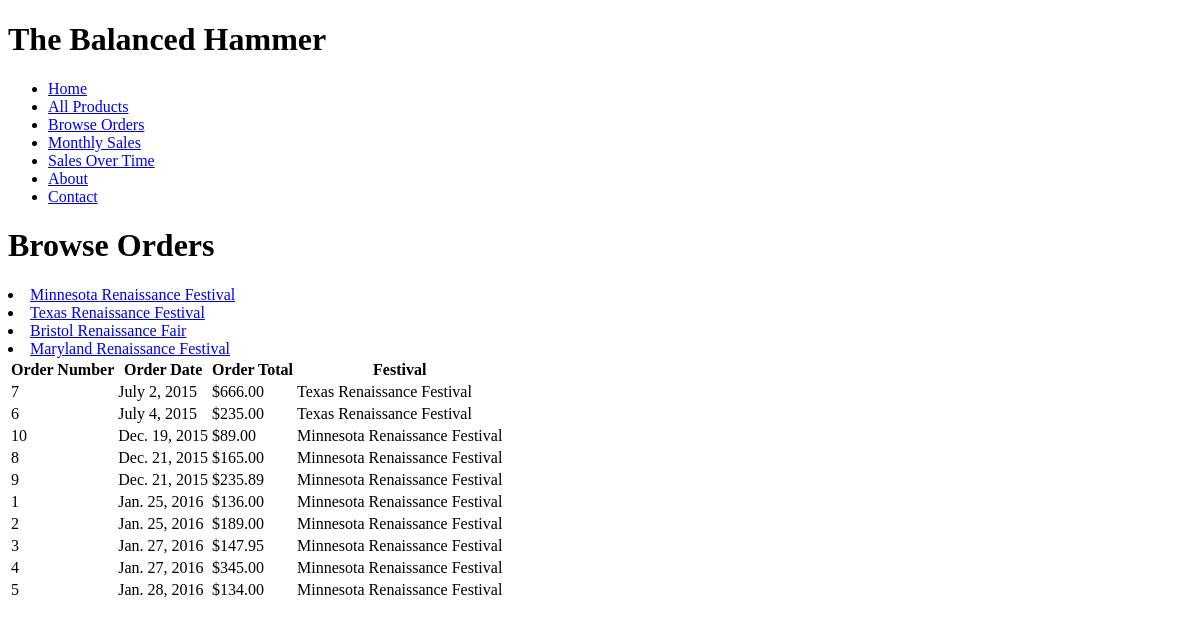
Page /products/reports/orders/ on the earlier database version.
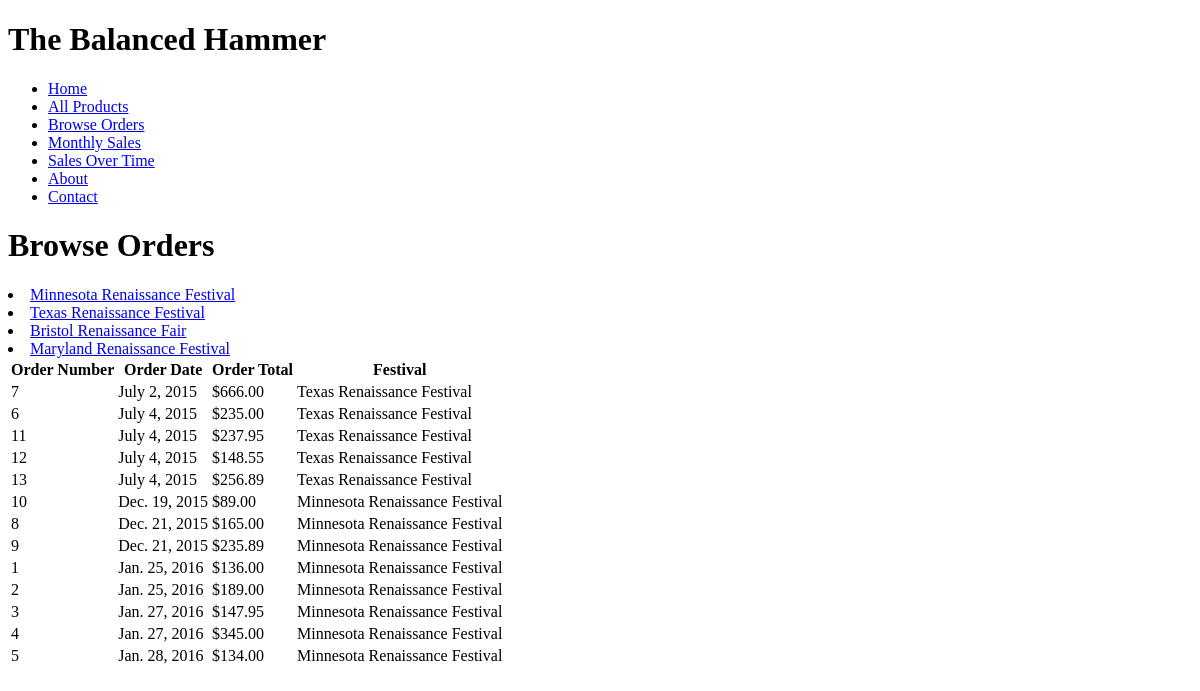
Same page on the later database version.
### products/models.py (models this page shows, shortened)
class Festival(models.Model):
	festival_name = models.CharField(max_length=250)
	festival_city = models.CharField(max_length=50)
	festival_state = models.CharField(max_length=2)
	def __str__(self):
		return self.festival_name

class Order(models.Model):
	order_date = models.DateField(auto_now_add=False)
	order_total = models.FloatField()
	order_festival = models.ForeignKey(Festival, on_delete=models.CASCADE,)
	order_complete = models.BooleanField()
	class Meta:
		ordering = ["order_date"]
	def __str__(self):
		return str(self.id)

### products/views.py (the view)
# urls.py: url(r'^reports/orders/(?P<festival>[0-9]+)/$', views.browse_orders,
def browse_orders(request, festival=None):
	festival_list = Festival.objects.all()
	if festival:
		orders_list = Order.objects.filter(order_festival=festival)
	else:
		orders_list = Order.objects.all()
	return render(request, 'products/orders.html', {
		'festival_list': festival_list,
		'orders_list': orders_list,
		'festival': festival,
		})

### products/templates/products/orders.html (shortened to what this page needs)
{% extends 'products/base.html' %}
{% block content %}
	<h1>Browse Orders</h1>
	<nav>
		{% for festival in festival_list %}
			<li><a href="{% url 'products:orders_by_festival_list_view' festival=festival.id %}">
				{{ festival }}
			</a></li>
		{% endfor %}
	</nav>
	{% if orders_list %}
			<table>
			<tr>
				<th>Order Number</th>
				<th>Order Date</th>
				<th>Order Total</th>
				<th>Festival</th>
			</tr>
			{% for order in orders_list %}
			<tr>
				<td>{{ order }}</td>
				<td>{{ order.order_date }}</td>
				<td>${{ order.order_total|floatformat:2 }}</td>
				<td>{{order.order_festival }}</td>
			</tr>
			{% endfor %}
		</table>
	{% else %}
		<p>No products available.</p>
	{% endif %}
{% endblock %}

### products/templates/products/base.html (shortened to what this page needs)
{% load staticfiles %}
<!DOCTYPE html>
<html>
<head>
	<link rel="stylesheet" href="{% static 'css/style.css' %}" />
</head>
<body>
	<header>
		<h1>The Balanced Hammer</h1>
		<nav>
			<ul>
				<li><a href="{% url 'home' %}">Home</a></li>
				<li><a href="{% url 'products:product_list_view' %}">All Products</a></li>
				<li><a href="{% url 'products:orders_list_view' %}">Browse Orders</a></li>
				<li><a href="{% url 'products:monthly_sales' %}">Monthly Sales</a></li>
				<li><a href="{% url 'products:sales_over_time' %}">Sales Over Time</a></li>
				<li><a href="{% url 'about' %}">About</a></li>
				<li><a href="{% url 'contact' %}">Contact</a></li>
			</ul>
		</nav>
	</header>
	{% block content %}{% endblock %}
</body>
</html>

Differences in the rows shown:
added Order: id "11", order_date "July 4, 2015", order_total "237.95", order_festival "Texas Renaissance Festival"
added Order: id "12", order_date "July 4, 2015", order_total "148.55", order_festival "Texas Renaissance Festival"
added Order: id "13", order_date "July 4, 2015", order_total "256.89", order_festival "Texas Renaissance Festival"
